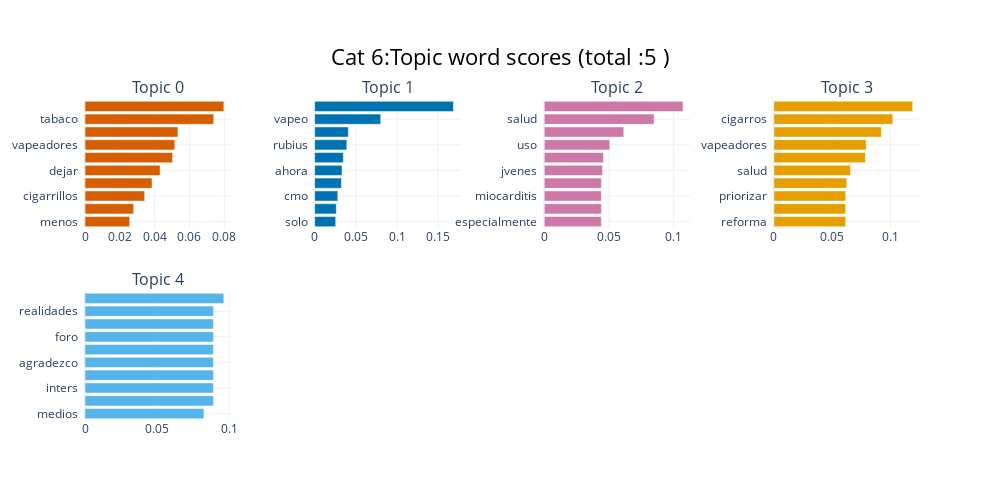

The cell this chart's notebook holds for it:
### Code cell
topic_model.visualize_barchart(top_n_topics=12,n_words=10,title=f"Cat {category}:Topic word scores (total :{tot_topics} )")

### Figure 1 — Plotly figure (JSON) as saved in the notebook; plotly's stock layout.template omitted (floating-point values rounded to 4 significant figures)
{"data": [{"marker": {"color": "#D55E00"}, "orientation": "h", "type": "bar", "x": [0.02567, 0.02797, 0.03426, 0.03849, 0.04311, 0.05031, 0.05155, 0.05337, 0.07392, 0.07973], "xaxis": "x", "y": ["menos  ", "ms  ", "cigarrillos  ", "nicotina  ", "dejar  ", "vapeo  ", "vapeadores  ", "vapear  ", "tabaco  ", "fumar  "], "yaxis": "y"}, {"marker": {"color": "#0072B2"}, "orientation": "h", "type": "bar", "x": [0.02558, 0.02633, 0.02814, 0.03255, 0.03323, 0.03487, 0.03906, 0.04095, 0.08019, 0.1685], "xaxis": "x2", "y": ["solo  ", "hace  ", "cmo  ", "clase  ", "ahora  ", "dejar  ", "rubius  ", "fav  ", "vapeo  ", "vapear  "], "yaxis": "y2"}, {"marker": {"color": "#CC79A7"}, "orientation": "h", "type": "bar", "x": [0.04415, 0.04415, 0.04415, 0.04415, 0.04508, 0.0458, 0.05062, 0.06142, 0.08489, 0.1073], "xaxis": "x3", "y": ["especialmente  ", "cientficos  ", "miocarditis  ", "constituyen  ", "jvenes  ", "vapeo  ", "uso  ", "riesgo  ", "salud  ", "vapeadores  "], "yaxis": "y3"}, {"marker": {"color": "#E69F00"}, "orientation": "h", "type": "bar", "x": [0.06158, 0.06158, 0.06158, 0.06252, 0.06581, 0.07848, 0.07922, 0.09229, 0.102, 0.1191], "xaxis": "x4", "y": ["reforma  ", "promueve  ", "priorizar  ", "hoy  ", "salud  ", "uso  ", "vapeadores  ", "mexicanos  ", "cigarros  ", "colombia  "], "yaxis": "y4"}, {"marker": {"color": "#56B4E9"}, "orientation": "h", "type": "bar", "x": [0.08256, 0.08912, 0.08912, 0.08912, 0.08912, 0.08912, 0.08912, 0.08912, 0.08912, 0.09635], "xaxis": "x5", "y": ["medios  ", "haca  ", "inters  ", "ir  ", "agradezco  ", "tiendas  ", "foro  ", "comunicacin  ", "realidades  ", "vapeo  "], "yaxis": "y5"}], "layout": {"annotations": [{"font": {"size": 16}, "showarrow": false, "text": "Topic 0", "x": 0.0875, "xanchor": "center", "xref": "paper", "y": 1, "yanchor": "bottom", "yref": "paper"}, {"font": {"size": 16}, "showarrow": false, "text": "Topic 1", "x": 0.3625, "xanchor": "center", "xref": "paper", "y": 1, "yanchor": "bottom", "yref": "paper"}, {"font": {"size": 16}, "showarrow": false, "text": "Topic 2", "x": 0.6375, "xanchor": "center", "xref": "paper", "y": 1, "yanchor": "bottom", "yref": "paper"}, {"font": {"size": 16}, "showarrow": false, "text": "Topic 3", "x": 0.9125, "xanchor": "center", "xref": "paper", "y": 1, "yanchor": "bottom", "yref": "paper"}, {"font": {"size": 16}, "showarrow": false, "text": "Topic 4", "x": 0.0875, "xanchor": "center", "xref": "paper", "y": 0.4, "yanchor": "bottom", "yref": "paper"}], "height": 500, "hoverlabel": {"bgcolor": "white", "font": {"family": "Rockwell", "size": 16}}, "showlegend": false, "title": {"font": {"color": "Black", "size": 22}, "text": "Cat 6:Topic word scores (total :5 )", "x": 0.5, "xanchor": "center", "yanchor": "top"}, "width": 1000, "xaxis": {"anchor": "y", "domain": [0, 0.175], "showgrid": true}, "xaxis2": {"anchor": "y2", "domain": [0.275, 0.45], "showgrid": true}, "xaxis3": {"anchor": "y3", "domain": [0.55, 0.725], "showgrid": true}, "xaxis4": {"anchor": "y4", "domain": [0.825, 1], "showgrid": true}, "xaxis5": {"anchor": "y5", "domain": [0, 0.175], "showgrid": true}, "xaxis6": {"anchor": "y6", "domain": [0.275, 0.45], "showgrid": true}, "xaxis7": {"anchor": "y7", "domain": [0.55, 0.725], "showgrid": true}, "xaxis8": {"anchor": "y8", "domain": [0.825, 1], "showgrid": true}, "yaxis": {"anchor": "x", "domain": [0.6, 1], "showgrid": true}, "yaxis2": {"anchor": "x2", "domain": [0.6, 1], "showgrid": true}, "yaxis3": {"anchor": "x3", "domain": [0.6, 1], "showgrid": true}, "yaxis4": {"anchor": "x4", "domain": [0.6, 1], "showgrid": true}, "yaxis5": {"anchor": "x5", "domain": [0, 0.4], "showgrid": true}, "yaxis6": {"anchor": "x6", "domain": [0, 0.4], "showgrid": true}, "yaxis7": {"anchor": "x7", "domain": [0, 0.4], "showgrid": true}, "yaxis8": {"anchor": "x8", "domain": [0, 0.4], "showgrid": true}}}
